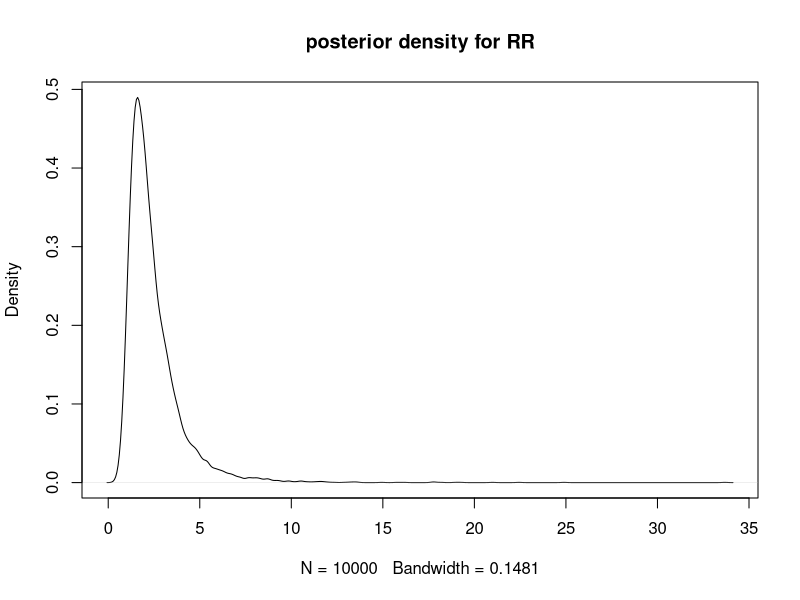

Here is the R script that generated this plot:
## ---- chunk 1
knitr::opts_chunk$set(echo = TRUE)
## ---- chunk 2
###set-up the data
YA <- 7   #successes
Na <- 10

YB <- 3
Nb <- 10
## ---- chunk 3
nsim <- 10000 ## fix  simulation sample size

postA <- rbeta(n=nsim,shape1=1+YA,shape2=Na-YA+1)
postB <- rbeta(n=nsim,shape1=1+YB,shape2=Nb-YB+1)

str(postA)
str(postB)

RR <- postA / postB
plot(density(RR), main="posterior density for RR")

summary(RR)
##Get useful summary quantiles
qRR <- quantile(RR,probs=c(0.025,0.5,0.975))
qRR
